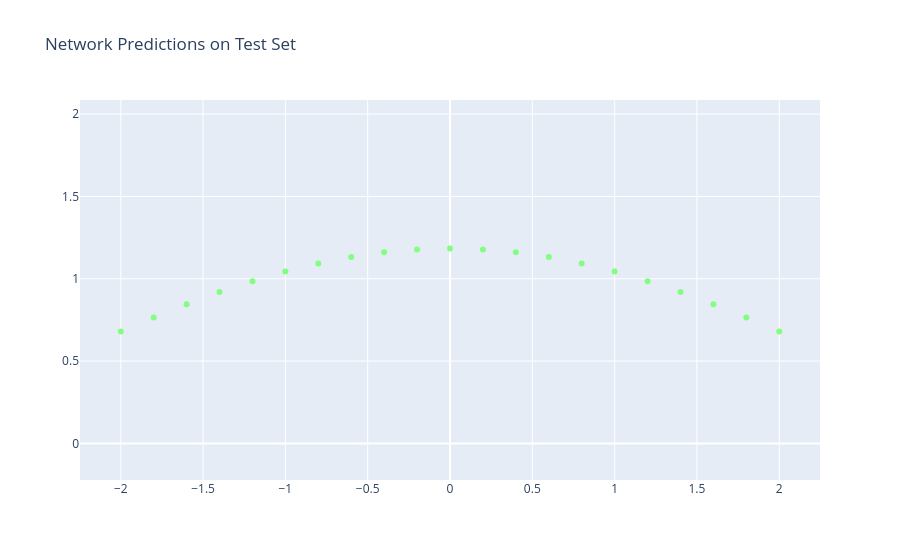

Source (notebook cell):
### Code cell
# --- Evaluate on the test set ---
test_loss, test_output = evaluate_network(dpn, X_test, w_test)
print(f"Test Loss: {test_loss:.4f}")

X_test_np = X_test.cpu().detach().numpy()
test_output_np = test_output.cpu().detach().numpy()
colors = test_output_np.T[0]
plot_data((X_test_np[:, 0], colors), title="Network Predictions on Test Set")

### Figure 1 — Plotly figure (JSON) as saved in the notebook; plotly's stock layout.template omitted (floating-point values rounded to 4 significant figures)
{"data": [{"hoverinfo": "text", "marker": {"color": [0, 0, 0, 0, 0, 0, 0, 0, 0, 0, 0, 0, 0, 0, 0, 0, 0, 0, 0, 0, 0], "colorscale": [[0, "rgb(0,0,131)"], [0.2, "rgb(0,60,170)"], [0.4, "rgb(5,255,255)"], [0.6, "rgb(255,255,0)"], [0.8, "rgb(250,0,0)"], [1, "rgb(128,0,0)"]], "opacity": 1, "size": 6}, "mode": "markers", "text": ["Color: 0.000", "Color: 0.000", "Color: 0.000", "Color: 0.000", "Color: 0.000", "Color: 0.000", "Color: 0.000", "Color: 0.000", "Color: 0.000", "Color: 0.000", "Color: 0.000", "Color: 0.000", "Color: 0.000", "Color: 0.000", "Color: 0.000", "Color: 0.000", "Color: 0.000", "Color: 0.000", "Color: 0.000", "Color: 0.000", "Color: 0.000"], "type": "scatter", "x": [-2.0, -1.8, -1.6, -1.4, -1.2, -1.0, -0.8, -0.6, -0.4, -0.2, 0.0, 0.2, 0.4, 0.6, 0.8, 1.0, 1.2, 1.4, 1.6, 1.8, 2.0], "y": [0.6799, 0.765, 0.845, 0.9188, 0.9854, 1.044, 1.093, 1.132, 1.16, 1.178, 1.183, 1.178, 1.16, 1.132, 1.093, 1.044, 0.9854, 0.9188, 0.845, 0.765, 0.6799]}], "layout": {"title": {"text": "Network Predictions on Test Set"}, "xaxis": {"scaleanchor": "y"}, "yaxis": {"scaleanchor": "x"}}}
